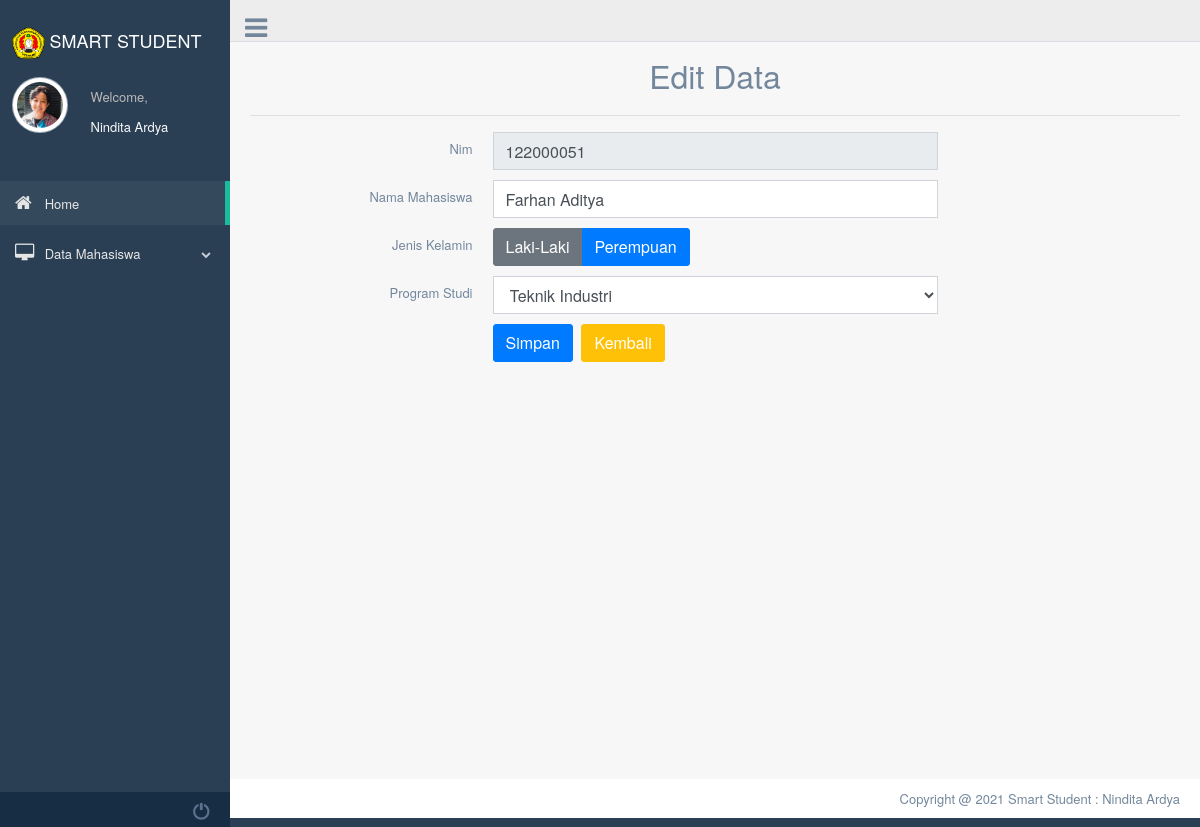
Screenshot of /index.php?page=edit_mhs&Nim=122000051 (signed in) with the database file from the repository.
### tables this page shows
CREATE TABLE `users` (
  `iduser` bigint(20) NOT NULL,
  `username` varchar(191) NOT NULL,
  `password` varchar(191) NOT NULL,
  `photo` varchar(191) NOT NULL
);

CREATE TABLE `mahasiswa` (
  `Nim` int(10) NOT NULL,
  `Nama_Mhs` varchar(50) NOT NULL,
  `Jenis_Kelamin` varchar(50) NOT NULL,
  `Program_Studi` varchar(50) NOT NULL
);

### index.php (the view, shortened to what this page needs)
<!DOCTYPE html>
<html lang="en">
  <head>
    <link rel="stylesheet" href="js/jquery-ui-1.12.1/jquery-ui.css">
    <link rel="stylesheet" href="css/bootstrap.min.css">
    <link href="assets/bootstrap/dist/css/bootstrap.min.css" rel="stylesheet">
    <link href="assets/font-awesome/css/font-awesome.min.css" rel="stylesheet">
    <link href="assets/nprogress/nprogress.css" rel="stylesheet">
    <link href="assets/iCheck/skins/flat/green.css" rel="stylesheet">
    <link href="assets/bootstrap-progressbar/css/bootstrap-progressbar-3.3.4.min.css" rel="stylesheet">
    <link href="assets/css/custom.min.css" rel="stylesheet">
  </head>
  <body class="nav-md">
    <?php
            if(!isset($_SESSION['username'])) :
            header("location: login.php?msg=belum login");
            else:
            include "koneksi.php";
            $username = $_SESSION['username'];
            $sql = "SELECT * FROM `users`
            WHERE `username`= '$username'";
            $sql_run = mysqli_query($koneksi, $sql);
            $akun = mysqli_fetch_assoc($sql_run);
        ?>
    <div class="container body">
      <div class="main_container">
        <div class="col-md-3 left_col">
          <div class="left_col scroll-view">
            <div class="navbar nav_title" style="border: 0;">
            <center>
            <a class="navbar-brand">
                <img src="assets/images/upn.png" class="logo" alt="logo" width="15%"><span><font size="4.95" color="white" face="Helvetica Neue"> SMART STUDENT</font></span>
            </a>
            </center>
            </div>
            <div class="profile clearfix">
              <div class="profile_pic">
              <img src="img/users/<?= $akun['photo']; ?>" alt=".." class="img-circle profile_img">
              </div>
              <div class="profile_info">
                <span>Welcome,</span>
                <br>
                <span class="text-light"><?= $akun['username']; ?></span>
              </div>
            </div>
            <br />
            <div id="sidebar-menu" class="main_menu_side hidden-print main_menu">
              <div class="menu_section">
                <ul class="nav side-menu">
                  <li><a href="index.php"><i class="fa fa-home"></i> Home <span class="fa fa-chevron"></span></a>
                  </li>
                  <li><a href="#"><i class="fa fa-desktop"></i> Data Mahasiswa <span class="fa fa-chevron-down"></span></a>
                  </li>
                </ul>
              </div>
            </div>
            <div class="sidebar-footer hidden-small">
              <a data-toggle="tooltip" data-placement="top" title="Settings" href="#">
              </a>
              <a data-toggle="tooltip" data-placement="top" title="FullScreen" href="#">
              </a>
              <a data-toggle="tooltip" data-placement="top" title="Lock" href="#">
              </a>
              <a data-toggle="modal" data-target="#LogoutModal" title="Logout" href="#">
                <span class="glyphicon glyphicon-off" aria-hidden="true" ></span>
              </a>
            </div>
          </div>
        </div>
        <div class="top_nav">
          <div class="nav_menu">
              <div class="nav toggle">
                <a id="menu_toggle"><i class="fa fa-bars"></i></a>
              </div>
              <nav class="nav navbar-nav">
            </nav>
          </div>
        </div>
        <div class="right_col" role="main">
      <?php
      $queries = array();
      parse_str($_SERVER['QUERY_STRING'], $queries);
      switch ($queries['page']) {
        case 'edit_mhs':
        	include 'edit.php';
        	break;
        }
        ?>
        </div>
        <footer>
          <div class="pull-right">
            Copyright @ 2021 Smart Student : Nindita Ardya
          </div>
          <div class="clearfix"></div>
        </footer>
      </div>
    </div>
      <?php endif; ?>
  </body>
</html>

### edit.php (shortened to what this page needs)
<?php include('koneksi.php'); ?>
	<div class="container" style="margin-top:20px">
		<center><font size="6">Edit Data</font></center>
		<hr>
		<?php
		if(isset($_GET['Nim'])){
			$Nim = $_GET['Nim'];
			$select = mysqli_query($koneksi, "SELECT * FROM mahasiswa WHERE Nim='$Nim'") or die(mysqli_error($koneksi));
			if(mysqli_num_rows($select) == 0){
				echo '<div class="alert alert-warning">ID tidak ada dalam database.</div>';
				exit();
			}else{
				$data = mysqli_fetch_assoc($select);
			}
		}
		?>
		<form action="index.php?page=edit_mhs&Nim=<?php echo $Nim; ?>" method="post">
			<div class="item form-group">
				<label class="col-form-label col-md-3 col-sm-3 label-align">Nim</label>
				<div class="col-md-6 col-sm-6">
					<input type="text" name="Nim" class="form-control" size="4" value="<?php echo $data['Nim']; ?>" readonly required>
				</div>
			</div>
			<div class="item form-group">
				<label class="col-form-label col-md-3 col-sm-3 label-align">Nama Mahasiswa</label>
				<div class="col-md-6 col-sm-6">
					<input type="text" name="Nama_Mhs" class="form-control" value="<?php echo $data['Nama_Mhs']; ?>" required>
				</div>
			</div>
			<div class="item form-group">
				<label class="col-form-label col-md-3 col-sm-3 label-align">Jenis Kelamin</label>
				<div class="col-md-6 col-sm-6 ">
					<div class="btn-group" data-toggle="buttons">
						<label class="btn btn-secondary" data-toggle-class="btn-primary" data-toggle-passive-class="btn-default">
							<input type="radio" class="join-btn" name="Jenis_Kelamin" value="Laki-Laki" <?php if($data['Jenis_Kelamin'] == 'Laki-Laki'){ echo 'checked'; } ?> required>Laki-Laki
						</label>
						<label class="btn btn-primary" data-toggle-class="btn-primary" data-toggle-passive-class="btn-default">
							<input type="radio" class="join-btn" name="Jenis_Kelamin" value="Perempuan" <?php if($data['Jenis_Kelamin'] == 'Perempuan'){ echo 'checked'; } ?> required>Perempuan
						</label>
					</div>
				</div>
			</div>
			<div class="item form-group">
				<label class="col-form-label col-md-3 col-sm-3 label-align">Program Studi</label>
				<div class="col-md-6 col-sm-6">
					<select name="Program_Studi" class="form-control" required>
						<option value="Teknik Industri" <?php if($data['Program_Studi'] == 'Teknik Industri'){ echo 'selected'; } ?>>Teknik Industri</option>
					</select>
				</div>
			</div>
			<div class="item form-group">
				<div class="col-md-6 col-sm-6 offset-md-3">
					<input type="submit" name="submit" class="btn btn-primary" value="Simpan">
					<a href="index.php?page=tampil_mhs" class="btn btn-warning">Kembali</a>
				</div>
			</div>
		</form>
	</div>

### rows the page displays
users: photo (picture), username "Nindita Ardya"
mahasiswa: Nim "122000051", Nama_Mhs "Farhan Aditya", Program_Studi "Teknik Industri"
